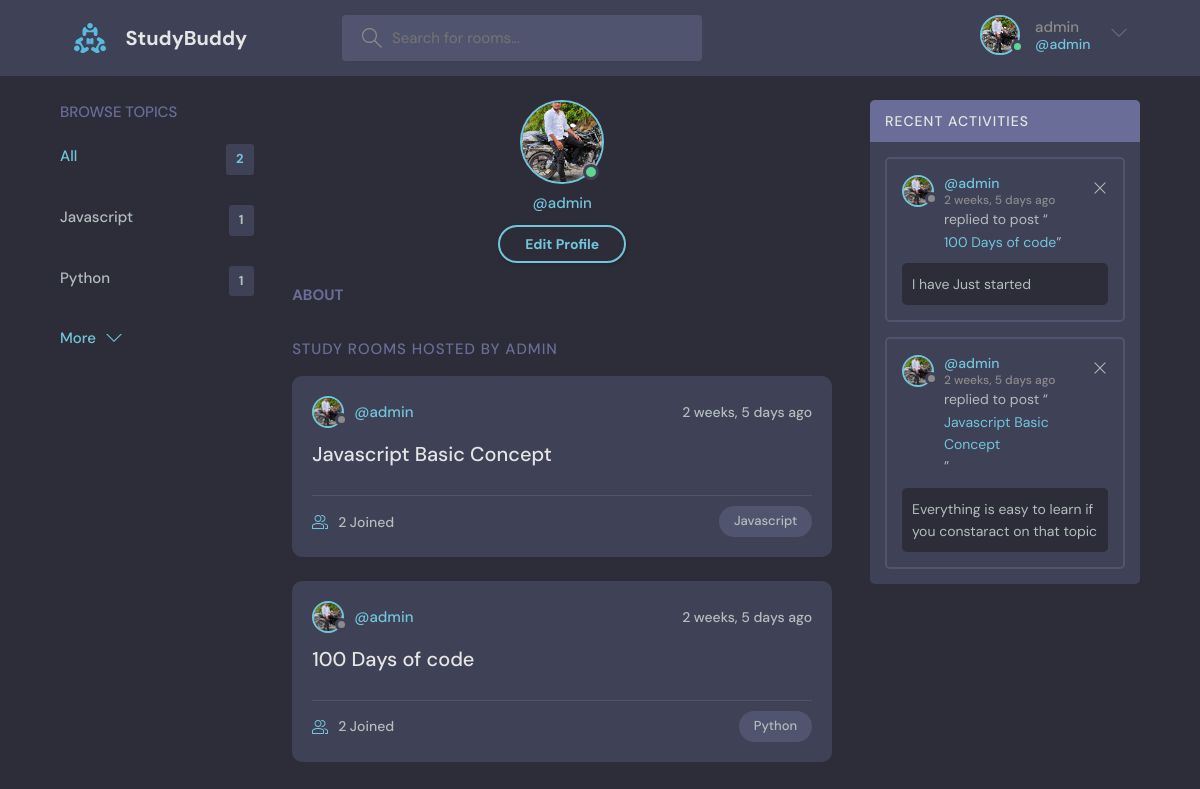
/room/current_user_profile/ (signed in), run on the app's committed database.
### pages/models.py (models this page shows, shortened)
class profile(models.Model):
    user = models.OneToOneField(User , on_delete=models.CASCADE)
    profile_picture = models.ImageField(upload_to="static/profiles")
    bio = models.TextField()

### room/models.py (models this page shows, shortened)
class Topic(models.Model):
    name = models.CharField(max_length=200)

class Room(models.Model):
    host = models.ForeignKey(User, on_delete=models.SET_NULL , null=True)
    topic = models.ForeignKey(Topic, on_delete=models.SET_NULL , null=True)
    name = models.CharField(max_length=200)
    description = models.TextField(max_length=500,null=True, blank=True)
    participants = models.ManyToManyField(User , related_name="participants", blank=True)
    updated = models.DateTimeField(auto_now=True)
    created = models.DateTimeField(auto_now=True)
    def __str__(self):
        return self.name

class Message(models.Model):
    user = models.ForeignKey(User, on_delete=models.CASCADE)
    room = models.ForeignKey(Room , on_delete=models.CASCADE)
    body = models.TextField()
    updated = models.DateTimeField(auto_now=True)
    created = models.DateTimeField(auto_now=True)
    class Meta:
        ordering = ['-updated' , '-created']

### room/views.py (the view)
# urls.py: path('current_user_profile/',views.current_user_profile,name="current_user_profile"),
def current_user_profile(request):
    user = User.objects.get(username = request.user.username)
    Topic_list = Topic.objects.all()
    rooms = Room.objects.filter(host = User.objects.get(username=user.username))
    room_message = Message.objects.filter(user = User.objects.get(username = user.username))
    context = {
        'Topic_list' : Topic_list,
        'rooms' : rooms,
        'room_message' : room_message
    }
    return render(request , "room/current_user_profile.html", context)

### room/templates/room/current_user_profile.html (shortened to what this page needs)
{% extends 'pages/base.html' %}
{% block content %}
<main class="profile-page layout layout--3">
    <div class="container">
      {% include 'pages/topic_component.html' %}
      <div class="roomList">
        <div class="profile">
          <div class="profile__avatar">
            <div class="avatar avatar--large active">
              <img src="{{user.profile.profile_picture.url}}" />
            </div>
          </div>
          <div class="profile__info">
            <p>@{{user.username}}</p>
            {% if request.user == user %}
            <a href="{% url 'setting' %}" class="btn btn--main btn--pill">Edit Profile</a>
            {% endif %}
          </div>
          <div class="profile__about">
            <h3>About</h3>
          </div>
        </div>
        <div class="roomList__header">
          <div>
            <h2>Study Rooms Hosted by {{user.username}}</a>
            </h2>
          </div>
        </div>
        {% include 'pages/feed_component.html' %}
      </div>
      {% include 'pages/activity_component.html' %}
    </div>
  </main>
{% endblock content %}

### pages/templates/pages/navbar.html (shortened to what this page needs)
{% load static %}
<header class="header header--loggedIn">
  <div class="container">
    <a href="/" class="header__logo">
      <img src="{% static 'images/logo.svg' %}" />
      <h1>StudyBuddy</h1>
    </a>
    <form method="GET" class="header__search" action="">
      <label>
        <input placeholder="Search for rooms..." name="q"/>
      </label>
    </form>
    <nav class="header__menu">
      {% if request.user.is_authenticated %}
      <div class="header__user">
        <a href="{% url 'current_user_profile' %}">
          <div class="avatar avatar--medium active">
            <img src="{{request.user.profile.profile_picture.url}}" />
          </div>
          <p>{{request.user.username}} <span>@{{request.user.username}}</span></p>
        </a>
        <button class="dropdown-button">
          <svg
            version="1.1"
            xmlns="http://www.w3.org/2000/svg"
            width="32"
            height="32"
            viewBox="0 0 32 32"
          >
            <title>chevron-down</title>
            <path d="M16 21l-13-13h-3l16 16 16-16h-3l-13 13z"></path>
          </svg>
        </button>
      </div>
      {% else %}
      <a href="{% url 'login' %}">
        <img src="{% static 'images/avatar.svg' %}" />
        <p>Login</p>
      </a>
      {% endif %}
    </nav>
  </div>
</header>

### pages/templates/pages/topic_component.html
<div class="topics">
    <div class="topics__header">
      <h2>Browse Topics</h2>
    </div>
    <ul class="topics__list">
      <li>
        <a href="/" class="active">All <span>{{Topic_list.count}}</span></a>
      </li>
      <form>
    {% for topic in Topic_list %}
      <li>
        <a href="{% url 'index' %}?q={{topic.name}}">{{topic.name}}<span>{{topic.room_set.all.count}}</span></a>
      </li>
    {% endfor %}
    </form>
    </ul>
    <a class="btn btn--link" href="topics.html">
      More
      <svg version="1.1" xmlns="http://www.w3.org/2000/svg" width="32" height="32" viewBox="0 0 32 32">
        <title>chevron-down</title>
        <path d="M16 21l-13-13h-3l16 16 16-16h-3l-13 13z"></path>
      </svg>
    </a>
  </div>

### pages/templates/pages/feed_component.html (shortened to what this page needs)
{% for room in rooms %}
<div class="roomListRoom">
    <div class="roomListRoom__header">
        <a href="{% url 'user-profile' room.host.id %}" class="roomListRoom__author">
            <div class="avatar avatar--small">
                <img src="{{room.host.profile.profile_picture.url}}" />
            </div>
            <span>@{{room.host.username}}</span>
        </a>
        <div class="roomListRoom__actions">
            <span>{{room.created|timesince}} ago</span>
        </div>
    </div>
    <div class="roomListRoom__content">
        <a href="{% url 'room_detail' room.id %}">{{room.name}}</a>
    </div>
    <div class="roomListRoom__meta">
        <a href="{% url 'room_detail' room.id %}" class="roomListRoom__joined">
            {{room.participants.all.count}} Joined
        </a>
        <p class="roomListRoom__topic">{{room.topic.name}}</p>
    </div>
</div>
{% endfor %}

### pages/templates/pages/activity_component.html
<div class="activities">
  <div class="activities__header">
      <h2>Recent Activities</h2>
  </div>
  {% for message in room_message %}
  <div class="activities__box">
      <div class="activities__boxHeader roomListRoom__header">
          <a href="{% url 'user-profile' message.user.id %}" class="roomListRoom__author">
              <div class="avatar avatar--small">
                  <img src="{{message.user.profile.profile_picture.url}}" />
              </div>
              <p>
                  @{{message.user.username}}
                  <span>{{message.created|timesince}} ago</span>
              </p>
          </a>
          {% if request.user == message.user %}
          <div class="roomListRoom__actions">
              <a href="{% url 'delete-message' message.id %}">
                  <svg version="1.1" xmlns="http://www.w3.org/2000/svg" width="32" height="32" viewBox="0 0 32 32">
                      <title>remove</title>
                      <path
                          d="M27.314 6.019l-1.333-1.333-9.98 9.981-9.981-9.981-1.333 1.333 9.981 9.981-9.981 9.98 1.333 1.333 9.981-9.98 9.98 9.98 1.333-1.333-9.98-9.98 9.98-9.981z">
                      </path>
                  </svg>
              </a>
          </div>
          {% endif %}
      </div>
      <div class="activities__boxContent">
          <p>replied to post “<a href="{% url 'room_detail' message.room.id %}">{{message.room}}</a>”</p>
          <div class="activities__boxRoomContent">{{message.body}}</div>
      </div>
  </div>
  {% endfor %}
</div>

### data on the page
Topic: name "Javascript", room_set.all.count "1"
Topic: name "Python", room_set.all.count "1"
Room: host.profile.profile_picture (picture), host.username "admin", created "2 weeks, 5 days", name "Javascript Basic Concept", participants.all.count "2", topic.name "Javascript"
Room: host.profile.profile_picture (picture), host.username "admin", created "2 weeks, 5 days", name "100 Days of code", participants.all.count "2", topic.name "Python"
Message: user.profile.profile_picture (picture), user.username "admin", created "2 weeks, 5 days", room "100 Days of code", body "I have Just started"
Message: user.profile.profile_picture (picture), user.username "admin", created "2 weeks, 5 days", room "Javascript Basic Concept", body "Everything is easy to learn if you constaract on that topic"

### other printed values
{{ request.user.username }} "admin"
{{ Topic_list.count }} "2"
{{ user.username }} "admin"
{{ user.username }} "ADMIN"
